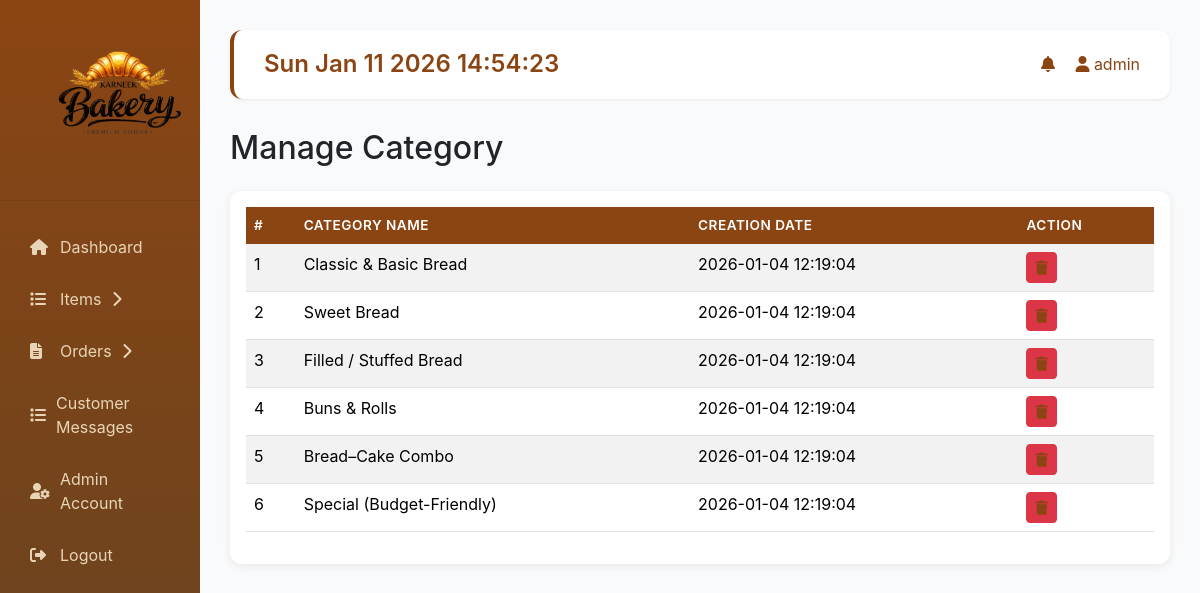
Before: /backend/admin/manage-category.php (signed in) with the older database file.
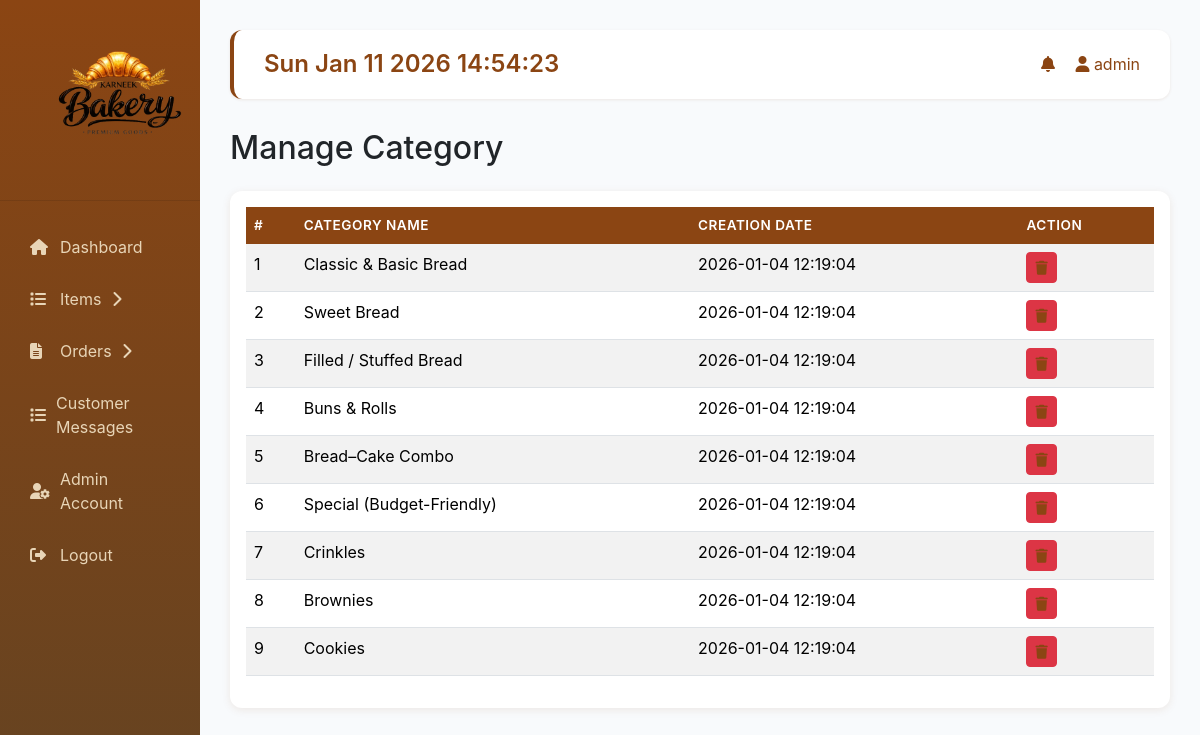
After: the same page with the newer database file.
### tables this page shows
CREATE TABLE IF NOT EXISTS categories (
    categoryID INT AUTO_INCREMENT PRIMARY KEY,
    categoryName VARCHAR(255) NOT NULL,
    creationDate DATETIME DEFAULT CURRENT_TIMESTAMP
);

### backend/connect.php (called while the page is built, shortened)
<?php
  function executeQuery($query){
    $conn = $GLOBALS['conn'];
    return mysqli_query($conn, $query);
  }
?>

### backend/admin/manage-category.php (the view, shortened to what this page needs)
<?php
include(__DIR__ . "/includes/header.php");
$query = "SELECT * FROM categories ORDER BY creationDate DESC";
$result = executeQuery($query);
?>
<h2 class="mb-4">Manage Category</h2>
<div class="card">
  <div class="card-body">
    <table class="table table-striped">
      <thead>
        <tr>
          <th>#</th>
          <th>Category Name</th>
          <th>Creation Date</th>
          <th>Action</th>
        </tr>
      </thead>
      <tbody>
        <?php
        $count = 1;
        while($row = mysqli_fetch_assoc($result)):
        ?>
        <tr>
          <td><?php echo $count++; ?></td>
          <td><?php echo $row['categoryName']; ?></td>
          <td><?php echo $row['creationDate']; ?></td>
          <td>
            <form method="POST" class="d-inline">
              <button type="submit" class="btn btn-danger btn-sm" onclick="return confirm('Are you sure?')">
                <i class="fas fa-trash"></i>
              </button>
            </form>
          </td>
        </tr>
        <?php endwhile; ?>
      </tbody>
    </table>
  </div>
</div>
<?php include(__DIR__ . "/includes/footer.php"); ?>

Changed rows visible on the page:
added categories: categoryName "Crinkles", creationDate "2026-01-04 12:19:04"
added categories: categoryName "Brownies", creationDate "2026-01-04 12:19:04"
added categories: categoryName "Cookies", creationDate "2026-01-04 12:19:04"
